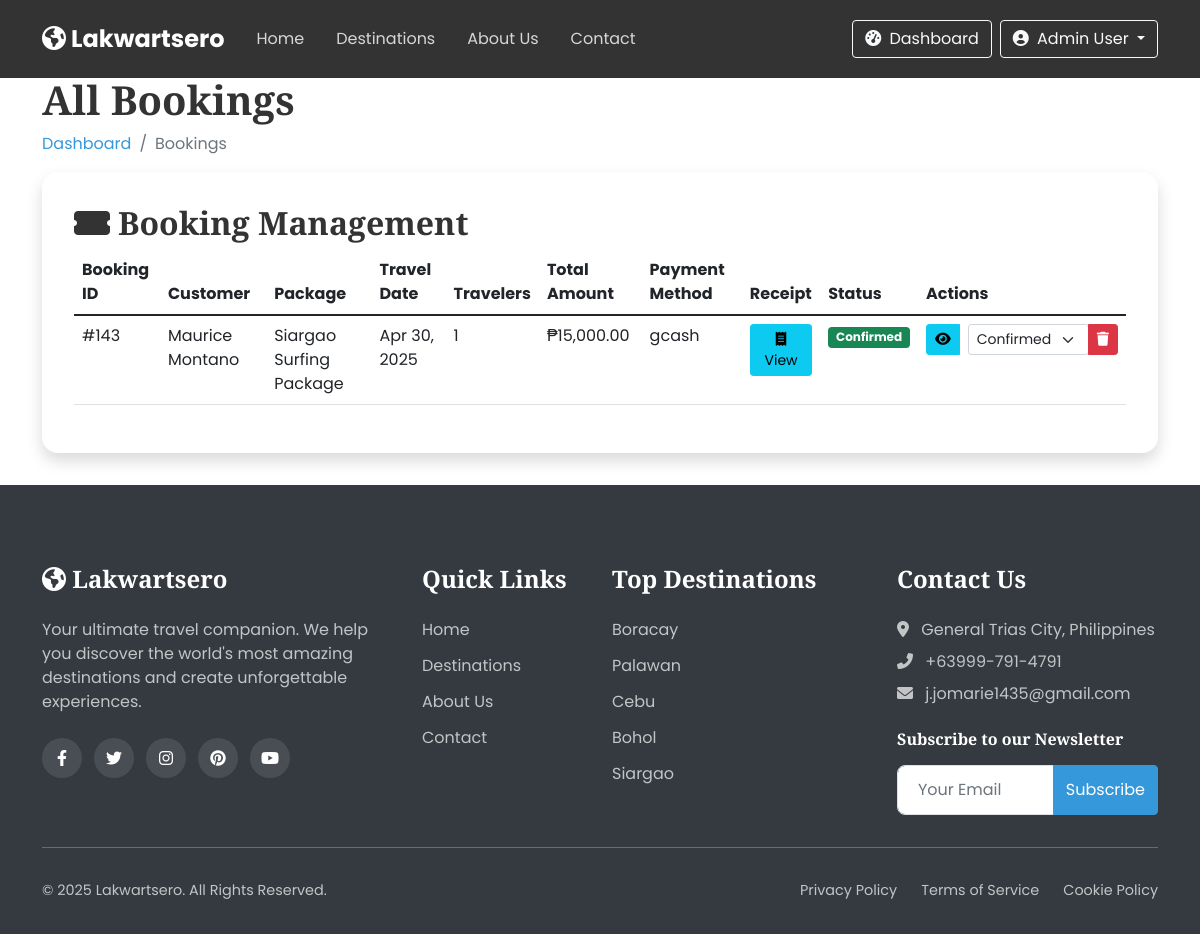
The page /bookings.php (signed in) on the database its author committed.
### tables this page shows
CREATE TABLE `bookings` (
  `id` int(11) NOT NULL,
  `user_id` int(11) NOT NULL,
  `package_id` int(11) NOT NULL,
  `booking_date` date NOT NULL,
  `travel_date` date NOT NULL,
  `num_travelers` int(11) NOT NULL DEFAULT 1,
  `total_price` decimal(10,2) NOT NULL,
  `status` enum('pending','confirmed','cancelled') DEFAULT 'pending',
  `confirmation_number` varchar(20) DEFAULT NULL,
  `special_requests` text DEFAULT NULL,
  `payment_method` varchar(50) NOT NULL,
  `payment_status` enum('pending','confirmed','cancelled') DEFAULT 'pending',
  `reference_number` varchar(100) DEFAULT NULL,
  `payment_proof` varchar(255) DEFAULT NULL,
  `created_at` timestamp NOT NULL DEFAULT current_timestamp(),
  `updated_at` timestamp NOT NULL DEFAULT current_timestamp() ON UPDATE current_timestamp()
);

CREATE TABLE `users` (
  `id` int(11) NOT NULL,
  `role_id` int(11) NOT NULL,
  `full_name` varchar(100) NOT NULL,
  `username` varchar(50) NOT NULL,
  `email` varchar(100) NOT NULL,
  `password` varchar(255) NOT NULL,
  `phone` varchar(20) DEFAULT NULL,
  `address` text DEFAULT NULL,
  `profile_img` varchar(255) DEFAULT 'default-user.jpg',
  `created_at` timestamp NOT NULL DEFAULT current_timestamp(),
  `updated_at` timestamp NOT NULL DEFAULT current_timestamp() ON UPDATE current_timestamp(),
  `status` enum('active','inactive','banned') DEFAULT 'active'
);

CREATE TABLE `packages` (
  `id` int(11) NOT NULL,
  `destination_id` int(11) NOT NULL,
  `title` varchar(100) NOT NULL,
  `description` text DEFAULT NULL,
  `price` decimal(10,2) NOT NULL,
  `duration` int(11) NOT NULL COMMENT 'in days',
  `max_travelers` int(11) DEFAULT 10,
  `itinerary` text DEFAULT NULL,
  `inclusions` text DEFAULT NULL,
  `exclusions` text DEFAULT NULL,
  `featured` tinyint(1) DEFAULT 0,
  `discount_percent` int(11) DEFAULT 0,
  `created_by` int(11) DEFAULT NULL,
  `image_url` varchar(255) DEFAULT NULL,
  `created_at` timestamp NOT NULL DEFAULT current_timestamp(),
  `updated_at` timestamp NOT NULL DEFAULT current_timestamp() ON UPDATE current_timestamp(),
  `status` enum('active','inactive','sold-out') DEFAULT 'active'
);

### includes/functions.php (called while the page is built, shortened)
<?php
function formatCurrency($amount) {
    return '₱' . number_format($amount, 2);
}
?>

### bookings.php (the view, shortened to what this page needs)
<?php
include 'includes/header.php';
$sql = "SELECT b.*, u.full_name, p.title as package_title, p.price
        FROM bookings b
        JOIN users u ON b.user_id = u.id
        JOIN packages p ON b.package_id = p.id
        ORDER BY b.booking_date DESC";
$result = $conn->query($sql);
?>
<section class="dashboard-section">
    <div class="container">
        <div class="dashboard-header" data-aos="fade-up">
            <h1>All Bookings</h1>
            <nav aria-label="breadcrumb">
                <ol class="breadcrumb">
                    <li class="breadcrumb-item"><a href="admin-dashboard.php">Dashboard</a></li>
                    <li class="breadcrumb-item active">Bookings</li>
                </ol>
            </nav>
        </div>
        <div class="dashboard-card" data-aos="fade-up">
            <div class="dashboard-card-header">
                <h2><i class="fas fa-ticket-alt me-2"></i>Booking Management</h2>
            </div>
            <div class="dashboard-card-body">
                <div class="table-responsive">
                    <table class="table table-hover">
                        <thead>
                            <tr>
                                <th>Booking ID</th>
                                <th>Customer</th>
                                <th>Package</th>
                                <th>Travel Date</th>
                                <th>Travelers</th>
                                <th>Total Amount</th>
                                <th>Payment Method</th>
                                <th>Receipt</th>
                                <th>Status</th>
                                <th>Actions</th>
                            </tr>
                        </thead>
                        <tbody>
                            <?php while($booking = $result->fetch_assoc()): ?>
                            <tr>
                                <td>#<?php echo $booking['id']; ?></td>
                                <td><?php echo htmlspecialchars($booking['full_name']); ?></td>
                                <td><?php echo htmlspecialchars($booking['package_title']); ?></td>
                                <td><?php echo date('M d, Y', strtotime($booking['travel_date'])); ?></td>
                                <td><?php echo $booking['num_travelers']; ?></td>
                                <td><?php echo formatCurrency($booking['total_price']); ?></td>
                                <td><?php echo htmlspecialchars($booking['payment_method'] ?? 'N/A'); ?></td>
                                <td>
                                    <?php if(!empty($booking['payment_proof'])): ?>
                                        <a href="uploads/receipts/<?php echo basename($booking['payment_proof']); ?>" target="_blank" class="btn btn-sm btn-info">
                                            <i class="fas fa-receipt"></i> View
                                        </a>
                                    <?php else: ?>
                                        <span class="text-muted">No receipt</span>
                                    <?php endif; ?>
                                </td>
                                <td>
                                    <span class="badge bg-<?php
                                        echo $booking['status'] == 'confirmed' ? 'success' :
                                            ($booking['status'] == 'pending' ? 'warning' : 'danger');
                                    ?>">
                                        <?php echo ucfirst($booking['status']); ?>
                                    </span>
                                </td>
                                <td class="text-nowrap">
                                    <div class="btn-group">
                                        <a href="view-booking.php?id=<?php echo $booking['id']; ?>" class="btn btn-sm btn-info me-2">
                                            <i class="fas fa-eye"></i>
                                        </a>
                                        <select class="form-select form-select-sm booking-status-select" style="width: auto; min-width: 100px;"
                                                data-booking-id="<?php echo $booking['id']; ?>"
                                                data-user-id="<?php echo $booking['user_id']; ?>"
                                                data-current-status="<?php echo $booking['status']; ?>">
                                            <option value="confirmed" <?php echo $booking['status'] == 'confirmed' ? 'selected' : ''; ?>>Confirmed</option>
                                        </select>
                                        <a href="bookings.php?delete_booking=<?php echo $booking['id']; ?>" class="btn btn-sm btn-danger" onclick="return confirm('Are you sure you want to delete this booking?')">
                                            <i class="fas fa-trash"></i>
                                        </a>
                                    </div>
                                </td>
                            </tr>
                            <?php endwhile; ?>
                        </tbody>
                    </table>
                </div>
            </div>
        </div>
    </div>
</section>
<?php include 'includes/footer.php'; ?>

### css/style.css (style rules this page uses)
:root { --primary-color: #3498db; --secondary-color: #2ecc71; --accent-color: #e74c3c; --text-color: #333; --light-color: #f8f9fa; --dark-color: #343a40; --gray-color: #6c757d; --border-color: #dee2e6; --transition: all 0.3s ease; --box-shadow: 0 0.5rem 1rem rgba(0, 0, 0, 0.15); --section-padding: 5rem 0; }
body { font-family: 'Poppins', sans-serif; color: var(--text-color); background-color: #fff; overflow-x: hidden; }
h1, h2, h3, h4, h5, h6 { font-family: 'Playfair Display', serif; font-weight: 700; }
a { text-decoration: none; color: var(--primary-color); transition: var(--transition); }
.dashboard-card { background-color: #fff; border-radius: 1rem; box-shadow: var(--box-shadow); padding: 2rem; margin-bottom: 2rem; height: 100%; }

### rows shown on the page
bookings: id "143", user.full_name "Maurice Montano", package.title "Siargao Surfing Package", travel_date "Apr 30, 2025", num_travelers "1", total_price "₱15,000.00", payment_method "gcash", status "Confirmed", status+id+user "Confirmed"

### other values the page prints
$_SESSION['full_name'] "Admin User"
